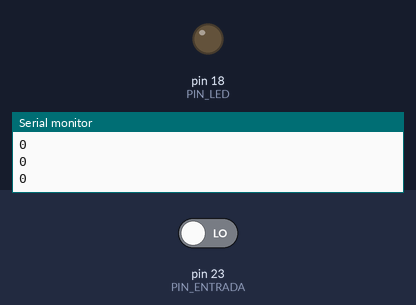
Bench run of a sketch on a simulated Arduino Mega 2560, built for the host (arithmetic inside an expression is 32-bit, double 64-bit). On the bench: output pins drawn as LEDs (lit = HIGH), the last lines printed to the serial monitor. The test bench sets the inputs (shaded band); at power-on: pin 23 (PIN_ENTRADA) LOW.

Above: at 1.2 s.
1.3 s: pin 23 (PIN_ENTRADA) driven HIGH
At 2.5 s:
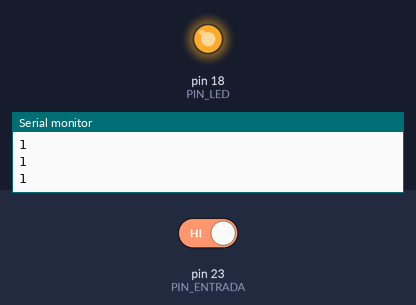
2.8 s: pin 23 (PIN_ENTRADA) driven LOW
At 3.9 s:
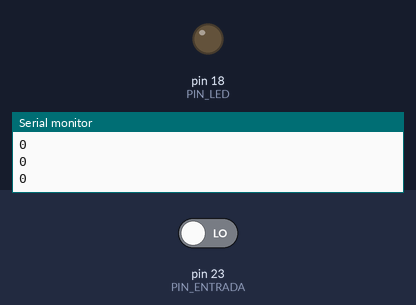
Timing chart, 0 to 5.8 s (numbered marks = the images above; inputs shaded):
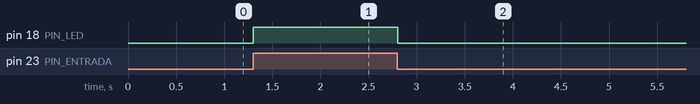

Measured:
- after the input at 1.3 s, pin 18 (PIN_LED): LOW → HIGH at once
- after the input at 2.8 s, pin 18 (PIN_LED): HIGH → LOW at once

The sketch:

01_gpio_pull.ino
```cpp
#include <Arduino.h>

const int TESTE = 1;  // alterar para 1, 2, 3 ou 4
const int PIN_ENTRADA = 23;
const int PIN_LED = 18;

void setup() {
  Serial.begin(115200);
  pinMode(PIN_LED, OUTPUT);

  if (TESTE == 1 || TESTE == 2) pinMode(PIN_ENTRADA, INPUT);
  if (TESTE == 3) pinMode(PIN_ENTRADA, INPUT_PULLUP);
  if (TESTE == 4) pinMode(PIN_ENTRADA, INPUT_PULLDOWN);
}

void loop() {
  int estado = digitalRead(PIN_ENTRADA);
  digitalWrite(PIN_LED, estado);
  Serial.println(estado);
  delay(100);
}
```
